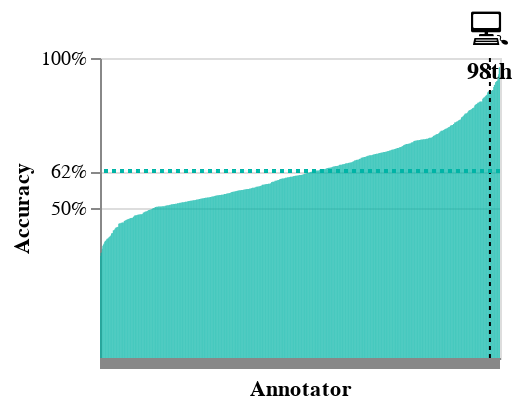
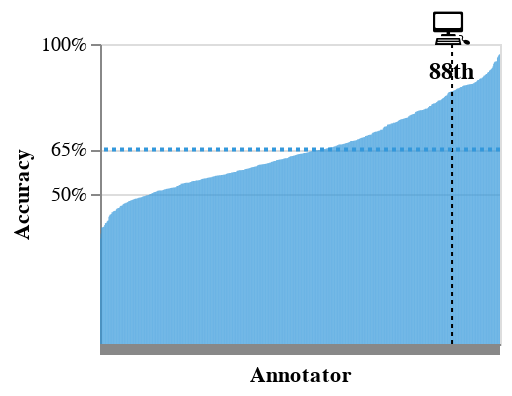
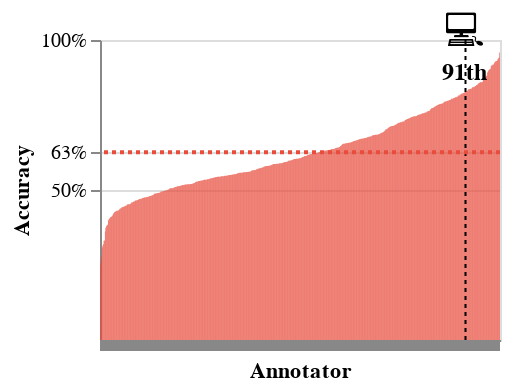
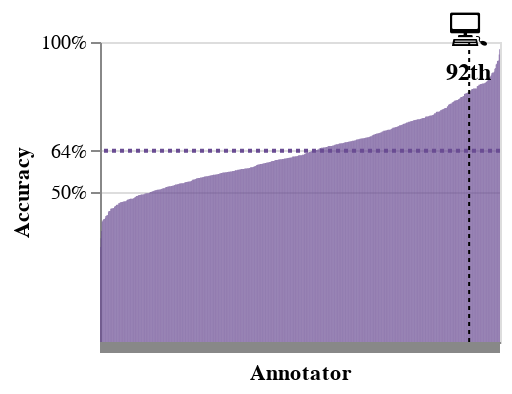

The notebook cell these images were saved under, in order:
### Code cell
from IPython.display import display
from scipy import stats
import altair as alt

moral_colors = {
    'authority': '#6A4C93',
    'care': '#00B4A6',
    'fairness': '#3498DB',
    'loyalty': '#E74C3C',
    'sanctity': '#F39C12',
    'any': 'gray'
}

results = {}

charts = []
for target in moral_targets + ['any']: # moral_targets+

    if target == 'any':
        y_pred_t = y_pred.any(axis=1)
        pattern = '|'.join(moral_targets)
    else:
        y_pred_t = y_pred[target].astype(bool)
        pattern = target
    y_preds = annots.stack().str.lower().str.contains(pattern).unstack()
    # y_preds =  annots.stack().str.lower().str.contains(target).unstack()
    y_pred_t.name = run.config['model_name']
    y_preds = y_preds.join(y_pred_t,how='inner')
    y_preds = y_preds.astype(float)
    annotations = y_preds.values

    N, J = annotations.shape
    K = int(np.nanmax(annotations))+1
    print(N,J,K)
    valid_mask = ~np.isnan(annotations) 
    n_coords, j_coords = np.where(valid_mask)
    idxs = np.column_stack([n_coords, j_coords])
    idx_values = j_coords * K + annotations[valid_mask].astype(int)
    annot_ids = tf.SparseTensor(indices=idxs, values=idx_values, dense_shape=[N, J])

    pi_logits, theta_logits, class_prior, confusion_prior = init(J,K)
    if target=='any':
        class_prior = tfp.distributions.Dirichlet([500,500],name='pi_prior')
    optimizer = tf.optimizers.Adam(1e-2, )

    @tf.function()
    def train_step(pi_logits, theta_logits, annot_ids):
        with tf.GradientTape() as tape:
            loss = -log_p(pi_logits, theta_logits, annot_ids)
        gradients = tape.gradient(loss, [pi_logits, theta_logits])
        optimizer.apply_gradients(zip(gradients, [pi_logits, theta_logits]))
        return loss

    device = "/GPU:0"
    with tf.device(device):
        for _ in tqdm(range(2000), total=2000):
            train_step(pi_logits, theta_logits, annot_ids, )    

    pi = tf.nn.softmax(pi_logits)
    theta = tf.nn.softmax(theta_logits, axis=-1)

    # competences = tf.reduce_sum(tf.ones(K)*1.0/K * tf.linalg.diag_part(theta), axis=1).numpy()

    tpr = theta[:,1,1].numpy()
    tnr = theta[:,0,0].numpy()

    f11 = 2*tpr/(2-(1-tpr)+(1-tnr)*pi[0]/pi[1])
    f10 = 2*tnr/(2-(1-tnr)+(1-tpr)*pi[1]/pi[0])
    competences = (tpr+tnr)/2
    
    tpr_rank = stats.percentileofscore(tpr, tpr[-1])
    tnr_rank = stats.percentileofscore(tnr, tnr[-1])
    ba = (tpr+tnr)/2
    ba_mean = ba.mean()
    ba_rank = stats.percentileofscore(ba, ba[-1])
    
    results[target] = {
        'tpr_ai_rank': tpr_rank,
        'tnr_ai_rank': tnr_rank,
        'tpr_mean': tpr.mean(),
        'tnr_mean': tnr.mean(),
        'ba_mean': ba.mean(),
        'ba_ai_rank': ba_rank,
        'tpr_ai': tpr[-1],
        'tnr_ai': tnr[-1], 
        'ba_ai': ba[-1],
        'pi_1': pi[1].numpy(),
    }
    
    acc = pd.Series(data=competences,index=y_preds.columns)
    acc.index.name = "Annotator"
    acc.name = "Accuracy"

    df = acc.sort_values().reset_index()
    ai_pos = df[df['Annotator'] == acc.index[-1]].index[0]
    df['Annotator'] = range(len(df))
    df['Moral Dimension'] = target
    df['type'] = 'Annotator'  # for human annotators
    df.loc[ai_pos, 'type'] = 'AI'  # for AI row
    mean_acc = acc.mean()
    ai_percentile = stats.percentileofscore(df['Accuracy'], df.iloc[ai_pos]['Accuracy'])
    y_ticks = [0.5, mean_acc, 1.0]

    chart = alt.Chart(df).mark_bar(color=moral_colors[target]).encode(
        x=alt.X('Annotator:O', axis=alt.Axis(labels=False)),
        y=alt.Y('Accuracy:Q', axis=alt.Axis(values=y_ticks, format='.0%'))
    )
    chart = chart + alt.Chart(df.iloc[[ai_pos]]).mark_rule(
        color='black',  strokeDash=[2,2]
    ).encode(x='Annotator:O')
    chart = chart + alt.Chart(df.iloc[[ai_pos]]).mark_text(
        text='💻', fontSize=20, dy=-30, 
    ).encode(x='Annotator:O', y='Accuracy:Q')
    chart = chart + alt.Chart(df.iloc[[ai_pos]]).mark_text(
        text=f'{ai_percentile:.0f}th', 
        fontSize=12, 
        fontWeight='bold',
        dy=-10
    ).encode(x='Annotator:O', y='Accuracy:Q')
    chart = chart + alt.Chart().mark_rule(
        color=moral_colors[target], strokeDash=[2,2], strokeWidth=2,
    ).encode(y=alt.datum(mean_acc))
    chart = chart.properties(width=200, height=150)
    chart = chart.resolve_legend(color='shared')
    # chart = chart.facet(data=df, column='moral:N')

    # chart = chart.facet(data=df,column='moral:N')
    chart.show()
    charts.append( chart )

### Figure 1 — Vega-Lite specification as saved in the notebook (floating-point values rounded to 4 significant figures; data arrays with more than 128 entries replaced by an {"elided": "..."} marker saying what was removed)
{"config": {"view": {"continuousWidth": 300, "continuousHeight": 300}}, "layer": [{"data": {"name": "data-97c0fba2c3a08548320f244879194a1c"}, "mark": {"type": "bar", "color": "#00B4A6"}, "encoding": {"x": {"axis": {"labels": false}, "field": "Annotator", "type": "ordinal"}, "y": {"axis": {"format": ".0%", "values": [0.5, 0.623, 1.0]}, "field": "Accuracy", "type": "quantitative"}}}, {"data": {"name": "data-d751a82d8dab627b02e8c72498be7b63"}, "mark": {"type": "rule", "color": "black", "strokeDash": [2, 2]}, "encoding": {"x": {"field": "Annotator", "type": "ordinal"}}}, {"data": {"name": "data-d751a82d8dab627b02e8c72498be7b63"}, "mark": {"type": "text", "dy": -30, "fontSize": 20, "text": "💻"}, "encoding": {"x": {"field": "Annotator", "type": "ordinal"}, "y": {"field": "Accuracy", "type": "quantitative"}}}, {"data": {"name": "data-d751a82d8dab627b02e8c72498be7b63"}, "mark": {"type": "text", "dy": -10, "fontSize": 12, "fontWeight": "bold", "text": "98th"}, "encoding": {"x": {"field": "Annotator", "type": "ordinal"}, "y": {"field": "Accuracy", "type": "quantitative"}}}, {"data": {"name": "empty"}, "mark": {"type": "rule", "color": "#00B4A6", "strokeDash": [2, 2], "strokeWidth": 2}, "encoding": {"y": {"datum": 0.623}}}], "height": 150, "resolve": {"legend": {"color": "shared"}}, "width": 200, "$schema": "https://vega.github.io/schema/vega-lite/v5.20.1.json", "datasets": {"data-97c0fba2c3a08548320f244879194a1c": {"elided": "655 records"}, "data-d751a82d8dab627b02e8c72498be7b63": [{"Annotator": 638, "Accuracy": 0.8901, "Moral Dimension": "care", "type": "AI"}], "empty": [{}]}}

### Figure 2 — Vega-Lite specification as saved in the notebook (floating-point values rounded to 4 significant figures; data arrays with more than 128 entries replaced by an {"elided": "..."} marker saying what was removed)
{"config": {"view": {"continuousWidth": 300, "continuousHeight": 300}}, "layer": [{"data": {"name": "data-7216119e5f96708f77aa312b854b2e1f"}, "mark": {"type": "bar", "color": "#3498DB"}, "encoding": {"x": {"axis": {"labels": false}, "field": "Annotator", "type": "ordinal"}, "y": {"axis": {"format": ".0%", "values": [0.5, 0.6487, 1.0]}, "field": "Accuracy", "type": "quantitative"}}}, {"data": {"name": "data-349a00f047a7dd59ba17be6a476dcca1"}, "mark": {"type": "rule", "color": "black", "strokeDash": [2, 2]}, "encoding": {"x": {"field": "Annotator", "type": "ordinal"}}}, {"data": {"name": "data-349a00f047a7dd59ba17be6a476dcca1"}, "mark": {"type": "text", "dy": -30, "fontSize": 20, "text": "💻"}, "encoding": {"x": {"field": "Annotator", "type": "ordinal"}, "y": {"field": "Accuracy", "type": "quantitative"}}}, {"data": {"name": "data-349a00f047a7dd59ba17be6a476dcca1"}, "mark": {"type": "text", "dy": -10, "fontSize": 12, "fontWeight": "bold", "text": "88th"}, "encoding": {"x": {"field": "Annotator", "type": "ordinal"}, "y": {"field": "Accuracy", "type": "quantitative"}}}, {"data": {"name": "empty"}, "mark": {"type": "rule", "color": "#3498DB", "strokeDash": [2, 2], "strokeWidth": 2}, "encoding": {"y": {"datum": 0.6487}}}], "height": 150, "resolve": {"legend": {"color": "shared"}}, "width": 200, "$schema": "https://vega.github.io/schema/vega-lite/v5.20.1.json", "datasets": {"data-7216119e5f96708f77aa312b854b2e1f": {"elided": "655 records"}, "data-349a00f047a7dd59ba17be6a476dcca1": [{"Annotator": 576, "Accuracy": 0.8421, "Moral Dimension": "fairness", "type": "AI"}], "empty": [{}]}}

### Figure 3 — Vega-Lite specification as saved in the notebook (floating-point values rounded to 4 significant figures; data arrays with more than 128 entries replaced by an {"elided": "..."} marker saying what was removed)
{"config": {"view": {"continuousWidth": 300, "continuousHeight": 300}}, "layer": [{"data": {"name": "data-251f120d60a6f7071bba27610eb5a45b"}, "mark": {"type": "bar", "color": "#E74C3C"}, "encoding": {"x": {"axis": {"labels": false}, "field": "Annotator", "type": "ordinal"}, "y": {"axis": {"format": ".0%", "values": [0.5, 0.6259, 1.0]}, "field": "Accuracy", "type": "quantitative"}}}, {"data": {"name": "data-dc105626810a7cd8c871e54f92b9c9e3"}, "mark": {"type": "rule", "color": "black", "strokeDash": [2, 2]}, "encoding": {"x": {"field": "Annotator", "type": "ordinal"}}}, {"data": {"name": "data-dc105626810a7cd8c871e54f92b9c9e3"}, "mark": {"type": "text", "dy": -30, "fontSize": 20, "text": "💻"}, "encoding": {"x": {"field": "Annotator", "type": "ordinal"}, "y": {"field": "Accuracy", "type": "quantitative"}}}, {"data": {"name": "data-dc105626810a7cd8c871e54f92b9c9e3"}, "mark": {"type": "text", "dy": -10, "fontSize": 12, "fontWeight": "bold", "text": "91th"}, "encoding": {"x": {"field": "Annotator", "type": "ordinal"}, "y": {"field": "Accuracy", "type": "quantitative"}}}, {"data": {"name": "empty"}, "mark": {"type": "rule", "color": "#E74C3C", "strokeDash": [2, 2], "strokeWidth": 2}, "encoding": {"y": {"datum": 0.6259}}}], "height": 150, "resolve": {"legend": {"color": "shared"}}, "width": 200, "$schema": "https://vega.github.io/schema/vega-lite/v5.20.1.json", "datasets": {"data-251f120d60a6f7071bba27610eb5a45b": {"elided": "655 records"}, "data-dc105626810a7cd8c871e54f92b9c9e3": [{"Annotator": 598, "Accuracy": 0.8269, "Moral Dimension": "loyalty", "type": "AI"}], "empty": [{}]}}

### Figure 4 — Vega-Lite specification as saved in the notebook (floating-point values rounded to 4 significant figures; data arrays with more than 128 entries replaced by an {"elided": "..."} marker saying what was removed)
{"config": {"view": {"continuousWidth": 300, "continuousHeight": 300}}, "layer": [{"data": {"name": "data-6f850357a5f4630274c563330146e10e"}, "mark": {"type": "bar", "color": "#6A4C93"}, "encoding": {"x": {"axis": {"labels": false}, "field": "Annotator", "type": "ordinal"}, "y": {"axis": {"format": ".0%", "values": [0.5, 0.6371, 1.0]}, "field": "Accuracy", "type": "quantitative"}}}, {"data": {"name": "data-aea3a8c27fc7b057415f64c6b3d80238"}, "mark": {"type": "rule", "color": "black", "strokeDash": [2, 2]}, "encoding": {"x": {"field": "Annotator", "type": "ordinal"}}}, {"data": {"name": "data-aea3a8c27fc7b057415f64c6b3d80238"}, "mark": {"type": "text", "dy": -30, "fontSize": 20, "text": "💻"}, "encoding": {"x": {"field": "Annotator", "type": "ordinal"}, "y": {"field": "Accuracy", "type": "quantitative"}}}, {"data": {"name": "data-aea3a8c27fc7b057415f64c6b3d80238"}, "mark": {"type": "text", "dy": -10, "fontSize": 12, "fontWeight": "bold", "text": "92th"}, "encoding": {"x": {"field": "Annotator", "type": "ordinal"}, "y": {"field": "Accuracy", "type": "quantitative"}}}, {"data": {"name": "empty"}, "mark": {"type": "rule", "color": "#6A4C93", "strokeDash": [2, 2], "strokeWidth": 2}, "encoding": {"y": {"datum": 0.6371}}}], "height": 150, "resolve": {"legend": {"color": "shared"}}, "width": 200, "$schema": "https://vega.github.io/schema/vega-lite/v5.20.1.json", "datasets": {"data-6f850357a5f4630274c563330146e10e": {"elided": "655 records"}, "data-aea3a8c27fc7b057415f64c6b3d80238": [{"Annotator": 604, "Accuracy": 0.8336, "Moral Dimension": "authority", "type": "AI"}], "empty": [{}]}}
